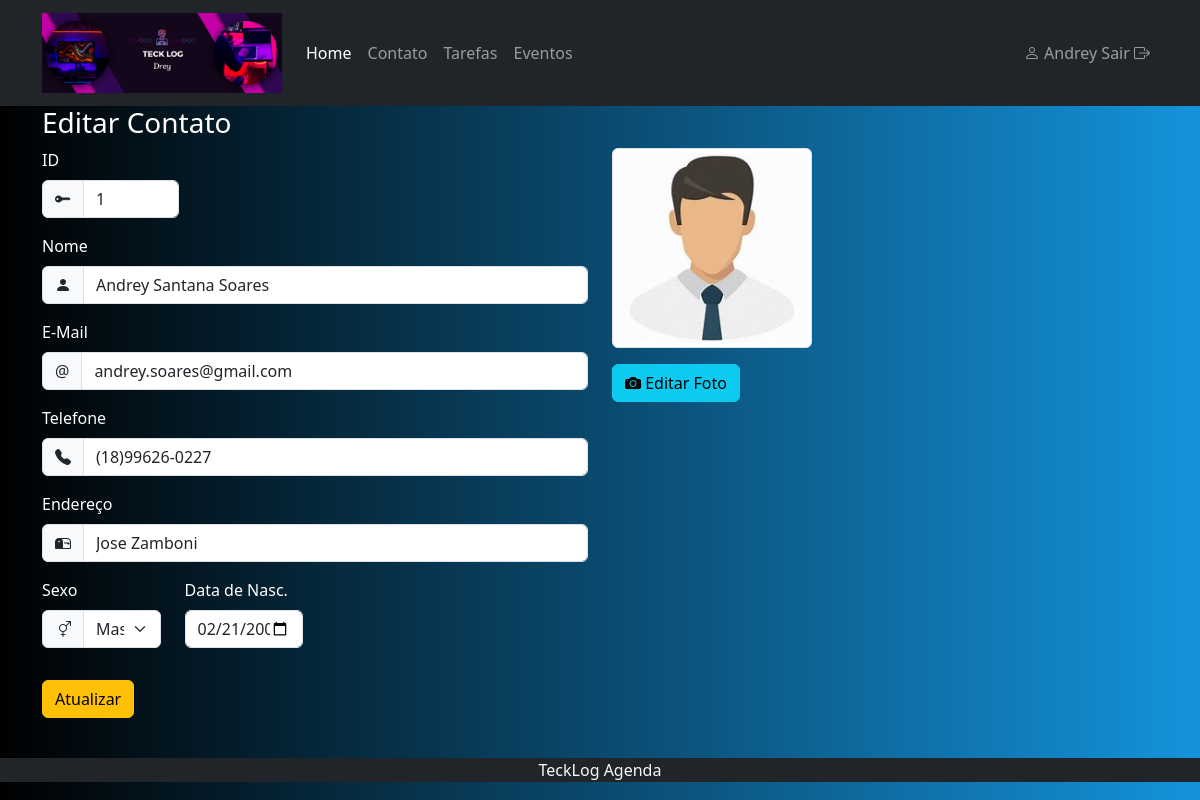
The page /index.php?menuop=editar-contato&idContato=1 (signed in) on the database its author committed.
### tables this page shows
CREATE TABLE `tbcontatos` (
  `idContato` int(11) NOT NULL,
  `nomeContato` varchar(200) NOT NULL,
  `emailContato` varchar(100) NOT NULL,
  `telefoneContato` varchar(50) NOT NULL,
  `enderecoContato` varchar(200) NOT NULL,
  `sexoContato` char(1) NOT NULL,
  `dataNascContato` date NOT NULL,
  `flagFavoritoContato` tinyint(1) NOT NULL,
  `nomeFotoContato` varchar(255) DEFAULT NULL
);

### paginas/contatos/editar-contato.php (the view, shortened to what this page needs)
<?php
$idContato = $_GET["idContato"];
$sql = "SELECT * FROM tbcontatos WHERE idContato= {$idContato}";
$rs = mysqli_query($conexao,$sql) or die("Erro" . mysqli_error($conexao));
$dados = mysqli_fetch_assoc($rs);
?>
<header>
    <h3>Editar Contato</h3>
</header>
<div class="row">
<div class="col-6">
    <form action="index.php?menuop=atualizar-contato" method="post">
        <div class="mb-3 col-3">
            <label class="form-label" for="nomeContato">ID</label>
            <div class="input-group">
                <span class="input-group-text">
                    <i class="bi bi-key-fill"></i>
                </span>
            <input class="form-control" type="text" name="idContato" value="<?=$dados['idContato']?>" readonly>
            </div>
        </div>
        <div class="mb-3">
            <label class="form-label" for="nomeContato">Nome</label>
            <div class="input-group">
                <span class="input-group-text">
                    <i class="bi bi-person-fill"></i>
                </span>
                <input class="form-control" type="text" name="nomeContato" value="<?=$dados['nomeContato']?>">
            </div>
        </div>
        <div class="mb-3">
            <label class="form-label" for="emailContato">E-Mail</label>
            <div class="input-group">
                <span class="input-group-text">@</span>
                <input class="form-control" type="email" name="emailContato" value="<?=$dados['emailContato']?>">
            </div>
        </div>
        <div class="mb-3">
            <label class="form-label" for="telefoneContato">Telefone</label>
            <div class="input-group">
                <span class="input-group-text">
                    <i class="bi bi-telephone-fill"></i>
                </span>
                <input class="form-control" type="text" name="telefoneContato" value="<?=$dados['telefoneContato']?>">
            </div>
        </div>
        <div class="mb-3">
            <label class="form-label" for="enderecoContato">Endereço</label>
            <div class="input-group">
                <span class="input-group-text">
                    <i class="bi bi-mailbox2"></i>
                </span>
                <input class="form-control" type="text" name="enderecoContato" value="<?=$dados['enderecoContato']?>">
            </div>
        </div>
        <div class="row mb-3">
                        <div class="mb-3 col-3">
                            <label class="form-label" for="sexoContato">Sexo</label>
                            <div class="input-group">
                                <span class="input-group-text">
                                    <i class="bi bi-gender-ambiguous"></i>
                                </span>
                            <select class="form-select"  name="sexoContato" id="sexoContato">
                                <option <?php echo ($dados['sexoContato']=='M')?'selected':''?> value="M">Masculino</option>
                            </select>
                            </div>
                        </div>
                        <div class="mb-3 col-3">
                            <label class="form-label" for="dataNascContato">Data de Nasc.</label>
                            <input class="form-control" type="date" name="dataNascContato" value="<?=$dados['dataNascContato']?>">
                        </div>
                        </div>
        <div class="mb-3">
            <input class="btn btn-warning" type="submit" value="Atualizar" name="btnAtualizar">
        </div>
    </form>
</div>
<div class="col-6">
    <?php
       if($dados["nomeFotoContato"]=="" || !file_exists('./paginas/contatos/fotos-contatos/'. $dados["nomeFotoContato"])){
            $nomeFoto = "SemFoto.jpg";
       }else{
            $nomeFoto = $dados["nomeFotoContato"];
       }
    ?>
    <div class="mb-3">
        <img id="foto-contato" class="img-fluid img-thumbnail" width="200" src="./paginas/contatos/fotos-contatos/<?=$nomeFoto?>" alt="Foto do Contato">
    </div>
    <div class="mb-3">
        <button class="btn btn-info" id="btn-editar-foto">
            <i class="bi bi-camera-fill"></i> Editar Foto
        </button>
    </div>
</div>
</div>
</div>

### css/estilo-padrao.css (style rules this page uses)
body { background: linear-gradient(to right, rgb(0, 0, 0), rgb(20, 147, 220)); color: white; }

### rows shown on the page
tbcontatos: idContato "1", nomeContato "Andrey Santana Soares", emailContato "andrey.soares@gmail.com", telefoneContato "(18)99626-0227", enderecoContato "Jose Zamboni", sexoContato "Masculino", dataNascContato "02/21/2003", nomeFotoContato (picture)

### other values the page prints
$nomeUser "Andrey"
